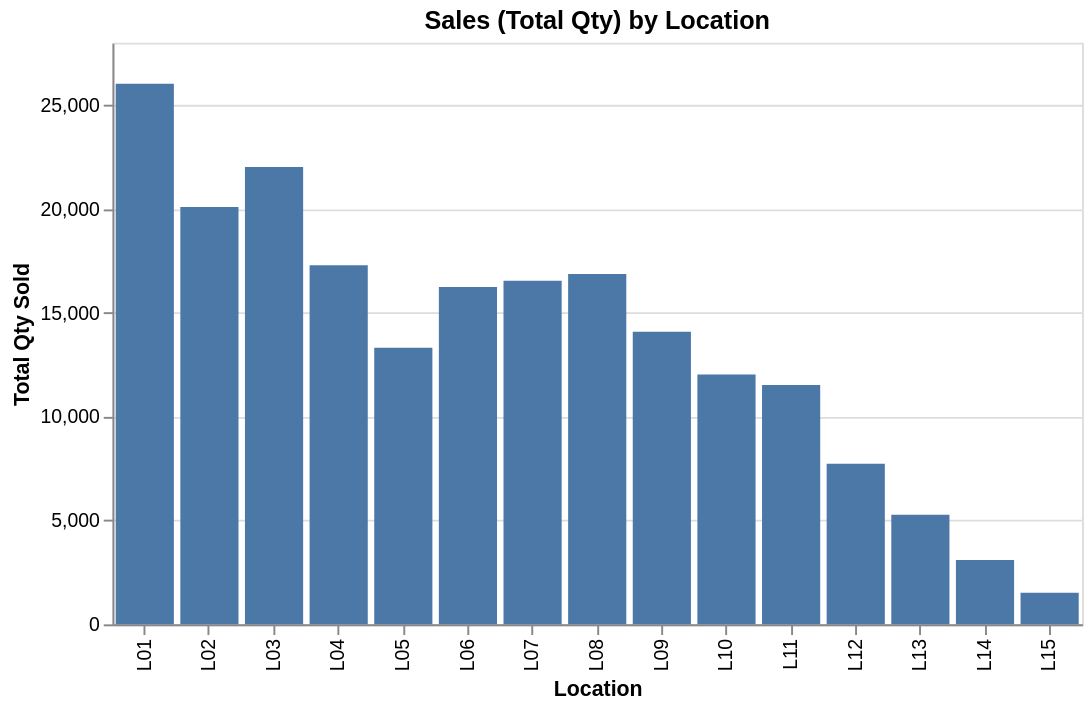

Notebook code for this chart:
### Code cell
chart = (
    alt.Chart(sales_by_loc)
    .mark_bar()
    .encode(
        x=alt.X("LocationID:N", title="Location"),
        y=alt.Y("total_qty:Q", title="Total Qty Sold"),
        tooltip=[
            alt.Tooltip("LocationID:N", title="Location"),
            alt.Tooltip("total_qty:Q", title="Total Qty"),
            alt.Tooltip("orders:Q", title="Unique Orders"),
            alt.Tooltip("line_items:Q", title="Line Items"),
        ],
    )
    .properties(title="Sales (Total Qty) by Location", width=500, height=300)
)

chart

### Figure 1 — Vega-Lite specification as saved in the notebook (floating-point values rounded to 4 significant figures)
{"config": {"view": {"continuousWidth": 300, "continuousHeight": 300}}, "data": {"name": "data-eb4bd0769c82d1833b9e9ff7831ae648"}, "mark": {"type": "bar"}, "encoding": {"tooltip": [{"field": "LocationID", "title": "Location", "type": "nominal"}, {"field": "total_qty", "title": "Total Qty", "type": "quantitative"}, {"field": "orders", "title": "Unique Orders", "type": "quantitative"}, {"field": "line_items", "title": "Line Items", "type": "quantitative"}], "x": {"field": "LocationID", "title": "Location", "type": "nominal"}, "y": {"field": "total_qty", "title": "Total Qty Sold", "type": "quantitative"}}, "height": 300, "title": "Sales (Total Qty) by Location", "width": 500, "$schema": "https://vega.github.io/schema/vega-lite/v5.20.1.json", "datasets": {"data-eb4bd0769c82d1833b9e9ff7831ae648": [{"LocationID": "L01", "total_qty": 26017, "line_items": 24161, "orders": 8305}, {"LocationID": "L02", "total_qty": 20089, "line_items": 18567, "orders": 6454}, {"LocationID": "L03", "total_qty": 22014, "line_items": 20534, "orders": 7023}, {"LocationID": "L04", "total_qty": 17289, "line_items": 15833, "orders": 5494}, {"LocationID": "L05", "total_qty": 13309, "line_items": 12068, "orders": 4297}, {"LocationID": "L06", "total_qty": 16243, "line_items": 15113, "orders": 5154}, {"LocationID": "L07", "total_qty": 16536, "line_items": 15500, "orders": 5267}, {"LocationID": "L08", "total_qty": 16864, "line_items": 16081, "orders": 5323}, {"LocationID": "L09", "total_qty": 14081, "line_items": 13144, "orders": 4419}, {"LocationID": "L10", "total_qty": 12032, "line_items": 11211, "orders": 3811}, {"LocationID": "L11", "total_qty": 11517, "line_items": 10664, "orders": 3610}, {"LocationID": "L12", "total_qty": 7733, "line_items": 7276, "orders": 2392}, {"LocationID": "L13", "total_qty": 5278, "line_items": 4978, "orders": 1665}, {"LocationID": "L14", "total_qty": 3097, "line_items": 2908, "orders": 951}, {"LocationID": "L15", "total_qty": 1519, "line_items": 1424, "orders": 467}]}}
